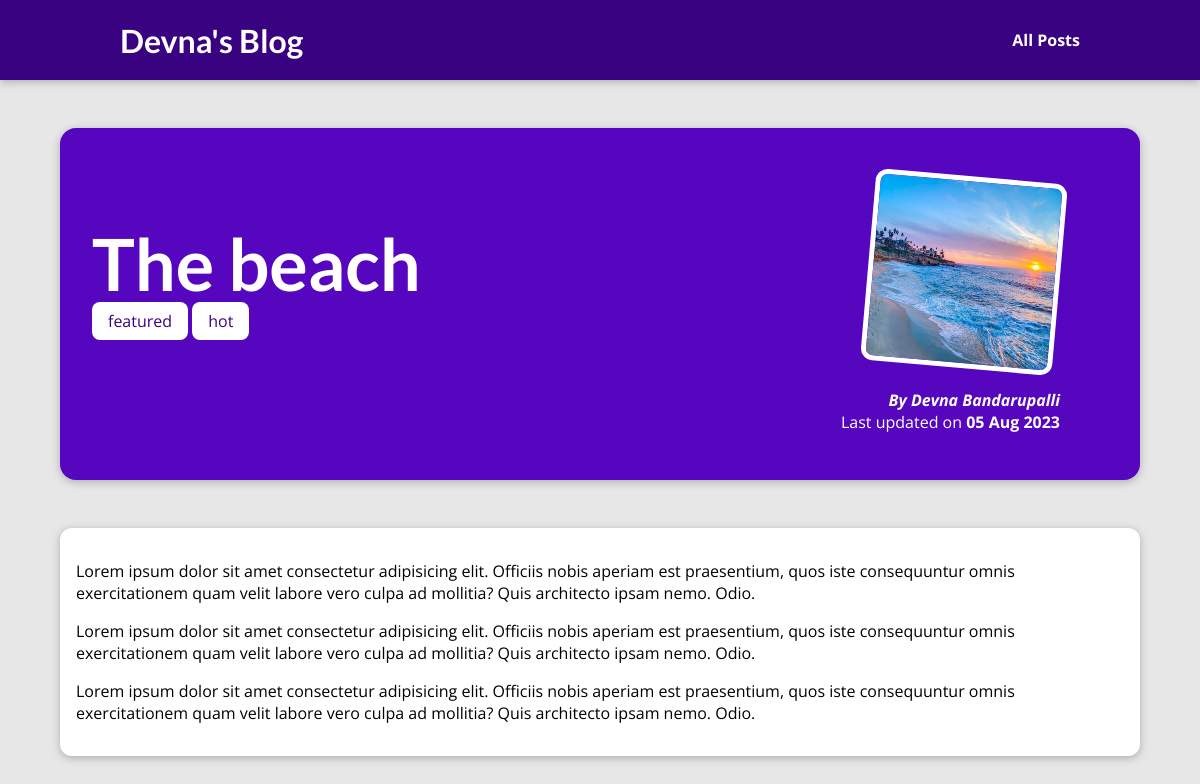
/posts/the-beach, run on the app's committed database.
### blog/models.py (models this page shows, shortened)
class Post(models.Model):
    tags = models.ManyToManyField(Tag)
    author = models.ForeignKey(Author, null=True, on_delete=models.SET_NULL, related_name="posts")
    title = models.CharField(max_length=150)
    excerpt = models.CharField(max_length=200)
    image_name = models.CharField(max_length=50)
    date = models.DateField(auto_now=True)
    slug = models.SlugField(unique=True)
    content = models.TextField(validators=[MinLengthValidator(10)])

class Tag(models.Model):
    caption=models.CharField(max_length=20)

class Author(models.Model):
    first_name = models.CharField(max_length=100)
    last_name = models.CharField(max_length=100)
    email = models.EmailField()
    def __str__(self):
        return f"{self.first_name} {self.last_name}"

### blog/views.py (the view)
# urls.py: path("posts/<slug:slug>", views.post_detail, name="post_detail")
def post_detail(request, slug):
    identified_post = get_object_or_404(Post, slug=slug)
    return render(request, "blog/post_detail.html", {
      "post": identified_post,
      "post_tags": identified_post.tags.all()
    })

### blog/templates/blog/post_detail.html (shortened to what this page needs)
{% extends 'base.html' %}
{% load static %}
{% block css_files %}
<link rel="stylesheet" href="{% static 'blog/post-detail.css' %}" />
{% endblock css_files %}
{% block content %}
<section id="summary">
  <h2>{{post.title}}</h2>
  <div>
    {% for tag in post_tags%}
    <span class="tag">{{tag.caption}}</span>
    {% endfor %}
  </div>
  <article>
    <img src="{% static 'blog/images/'|add:post.image_name %}" alt="{{post.title}}" />
    <address>By <a href="mailto:{{post.author.email}}">{{post.author}}</address></a>
    <div>Last updated on <time>{{post.date|date:"d M Y"}}</time></div>
  </article>
</section>
<main>
  {{post.content|linebreaks}}
</main>
{% endblock %}

### templates/base.html (shortened to what this page needs)
{% load static %}
<!DOCTYPE html>
<html lang="en">
  <head>
    <link rel="stylesheet" href="{% static 'app.css' %}">
    {% block css_files %}{% endblock css_files %}
  </head>
  <body>
    <header id="main-navigation">
      <h1><a href="{% url 'start' %}">Devna's Blog</a></h1>
      <nav>
        <a href="{% url 'view_post' %}">All Posts</a>
      </nav>
    </header>
    {% block content %}
    {% endblock content %}
  </body>
</html>

### static/app.css (style rules this page uses)
* { box-sizing: border-box; }
html { font-family: 'Open Sans', 'Lato', sans-serif; }
body { margin: 0; }
h1, h2, h3 { font-family: 'Lato', sans-serif; font-weight: bold; }
#main-navigation { width: 100%; height: 5rem; display: flex; justify-content: space-between; align-items: center; padding: 0 10%; position: absolute; top: 0; left: 0; }
#main-navigation a { text-decoration: none; color: white; font-weight: bold; }

### blog/static/blog/post-detail.css (style rules this page uses)
body { background-color: #e7e7e7; }
#main-navigation { background-color: #390281; box-shadow: 0 2px 8px rgba(0, 0, 0, 0.25); }
#summary { margin: 8rem auto 3rem auto; padding: 2rem; width: 90%; max-width: 90rem; border-radius: 16px; background-color: #5706c0; position: relative; box-shadow: 0 2px 8px rgba(0, 0, 0, 0.25); height: 22rem; }
#summary h2 { color: white; font-size: 4.5rem; margin-bottom: 0.25rem; }
#summary article { position: absolute; top: 2rem; right: 3rem; padding: 1rem 2rem; border-radius: 12px; text-align: right; color: white; }
#summary article img { width: 12rem; height: 12rem; border-radius: 12px; transform: rotateZ(5deg); border: 5px solid white; margin-bottom: 1rem; }
#summary address { font-weight: bold; }
#summary a { color: white; text-decoration: none; }
#summary time { font-weight: bold; }
main { width: 90%; max-width: 90rem; margin: 3rem auto; background-color: white; padding: 1rem; border-radius: 12px; box-shadow: 0 2px 8px rgba(0, 0, 0, 0.25); }
.tag { background-color: white; color: #390281; padding: 0.5rem 1rem; border-radius: 8px; }

### data on the page
Post: title "The beach", image_name (picture), author "Devna Bandarupalli", date "05 Aug 2023", content "Lorem ipsum dolor sit amet consectetur adipisicing elit. Officiis nobis aperiam est praesentium, quos iste consequuntur omnis exercitationem quam velit labore vero culpa ad mollitia? Quis architecto ipsam nemo. Odio. Lorem ipsum dolor sit amet consectetur adipisicing elit. Officiis nobis aperiam est praesentium, quos iste consequuntur omnis exercitationem quam velit labore vero culpa ad mollitia? Quis architecto ipsam nemo. Odio. Lorem ipsum dolor sit amet consectetur adipisicing elit. Officiis nobis aperiam est praesentium, quos iste consequuntur omnis exercitationem quam velit labore vero culpa ad mollitia? Quis architecto ipsam nemo. Odio."
Tag: caption "featured"
Tag: caption "hot"
